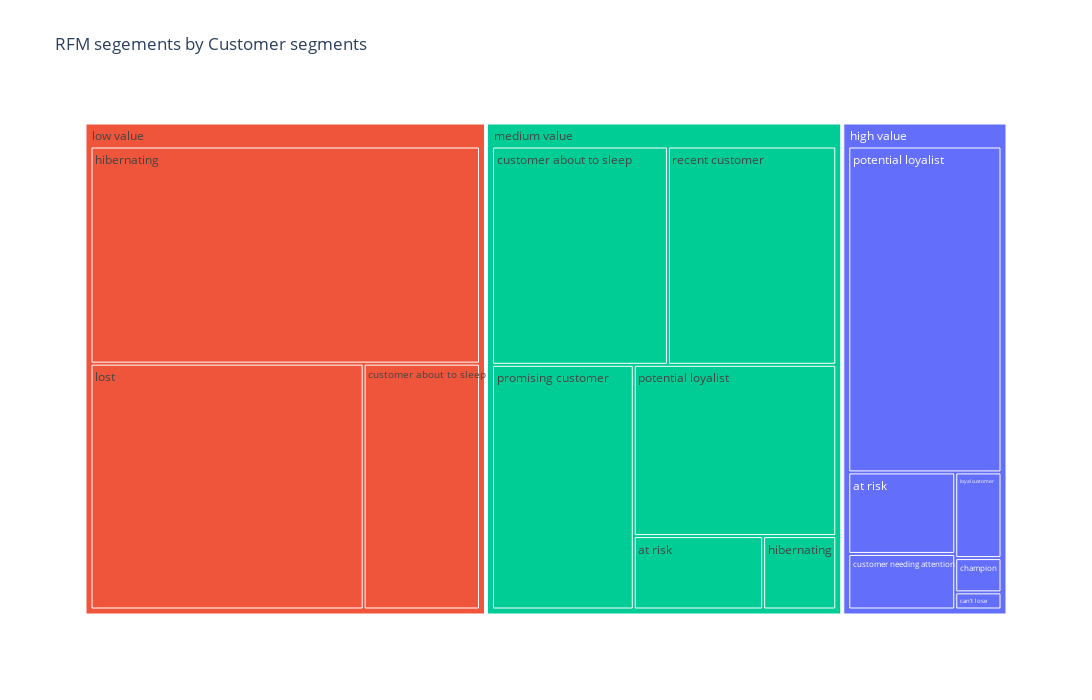

Notebook source saved alongside this figure:
### Code cell
# Using ploty to create a treemap
treemap_fig = px.treemap(data_frame=groupedByRFM, path=['RFMSegment', 'CustomerSegment'],
                         values='Count', color='RFMSegment', width=1300, height=700,
                         title='RFM segements by Customer segments'
                         )
treemap_fig.show()

### Figure 1 — Plotly figure (JSON) as saved in the notebook; plotly's stock layout.template omitted (floating-point values rounded to 4 significant figures)
{"data": [{"branchvalues": "total", "customdata": [["high value"], ["low value"], ["high value"], ["medium value"], ["low value"], ["high value"], ["medium value"], ["low value"], ["high value"], ["medium value"], ["medium value"], ["low value"], ["low value"], ["medium value"], ["high value"], ["low value"], ["medium value"], ["medium value"], ["high value"], ["low value"], ["medium value"], ["high value"], ["low value"], ["low value"], ["high value"], ["medium value"], ["low value"], ["high value"], ["low value"], ["high value"], ["medium value"], ["high value"], ["medium value"], ["low value"], ["medium value"], ["high value"]], "domain": {"x": [0, 1], "y": [0, 1]}, "hovertemplate": "labels=%{label}<br>Count=%{value}<br>parent=%{parent}<br>id=%{id}<br>RFMSegment=%{customdata[0]}<extra></extra>", "ids": ["high value/recent customer", "low value/recent customer", "high value/promising customer", "medium value/promising customer", "low value/promising customer", "high value/potential loyalist", "medium value/potential loyalist", "low value/potential loyalist", "high value/loyal customer", "medium value/loyal customer", "medium value/recent customer", "low value/at risk", "low value/customer about to sleep", "medium value/at risk", "high value/at risk", "low value/can't lose", "medium value/customer about to sleep", "medium value/can't lose", "high value/can't lose", "low value/champion", "medium value/champion", "high value/champion", "low value/customer needing attention", "low value/loyal customer", "high value/lost", "medium value/lost", "low value/lost", "high value/hibernating", "low value/hibernating", "high value/customer needing attention", "medium value/customer needing attention", "high value/customer about to sleep", "medium value/hibernating", "low value", "medium value", "high value"], "labels": ["recent customer", "recent customer", "promising customer", "promising customer", "promising customer", "potential loyalist", "potential loyalist", "potential loyalist", "loyal customer", "loyal customer", "recent customer", "at risk", "customer about to sleep", "at risk", "at risk", "can't lose", "customer about to sleep", "can't lose", "can't lose", "champion", "champion", "champion", "customer needing attention", "loyal customer", "lost", "lost", "lost", "hibernating", "hibernating", "customer needing attention", "customer needing attention", "customer about to sleep", "hibernating", "low value", "medium value", "high value"], "marker": {"colors": ["#636efa", "#EF553B", "#636efa", "#00cc96", "#EF553B", "#636efa", "#00cc96", "#EF553B", "#636efa", "#00cc96", "#00cc96", "#EF553B", "#EF553B", "#00cc96", "#636efa", "#EF553B", "#00cc96", "#00cc96", "#636efa", "#EF553B", "#00cc96", "#636efa", "#EF553B", "#EF553B", "#636efa", "#00cc96", "#EF553B", "#636efa", "#EF553B", "#636efa", "#00cc96", "#636efa", "#00cc96", "#EF553B", "#00cc96", "#636efa"]}, "name": "", "parents": ["high value", "low value", "high value", "medium value", "low value", "high value", "medium value", "low value", "high value", "medium value", "medium value", "low value", "low value", "medium value", "high value", "low value", "medium value", "medium value", "high value", "low value", "medium value", "high value", "low value", "low value", "high value", "medium value", "low value", "high value", "low value", "high value", "medium value", "high value", "medium value", "", "", ""], "type": "treemap", "values": [0, 0, 0, 84, 0, 126, 84, 0, 10, 0, 89, 0, 69, 23, 22, 0, 93, 0, 2, 0, 0, 4, 0, 0, 0, 0, 162, 0, 204, 15, 0, 0, 13, 435, 386, 179]}], "layout": {"height": 700, "legend": {"tracegroupgap": 0}, "title": {"text": "RFM segements by Customer segments"}, "width": 1300}}
